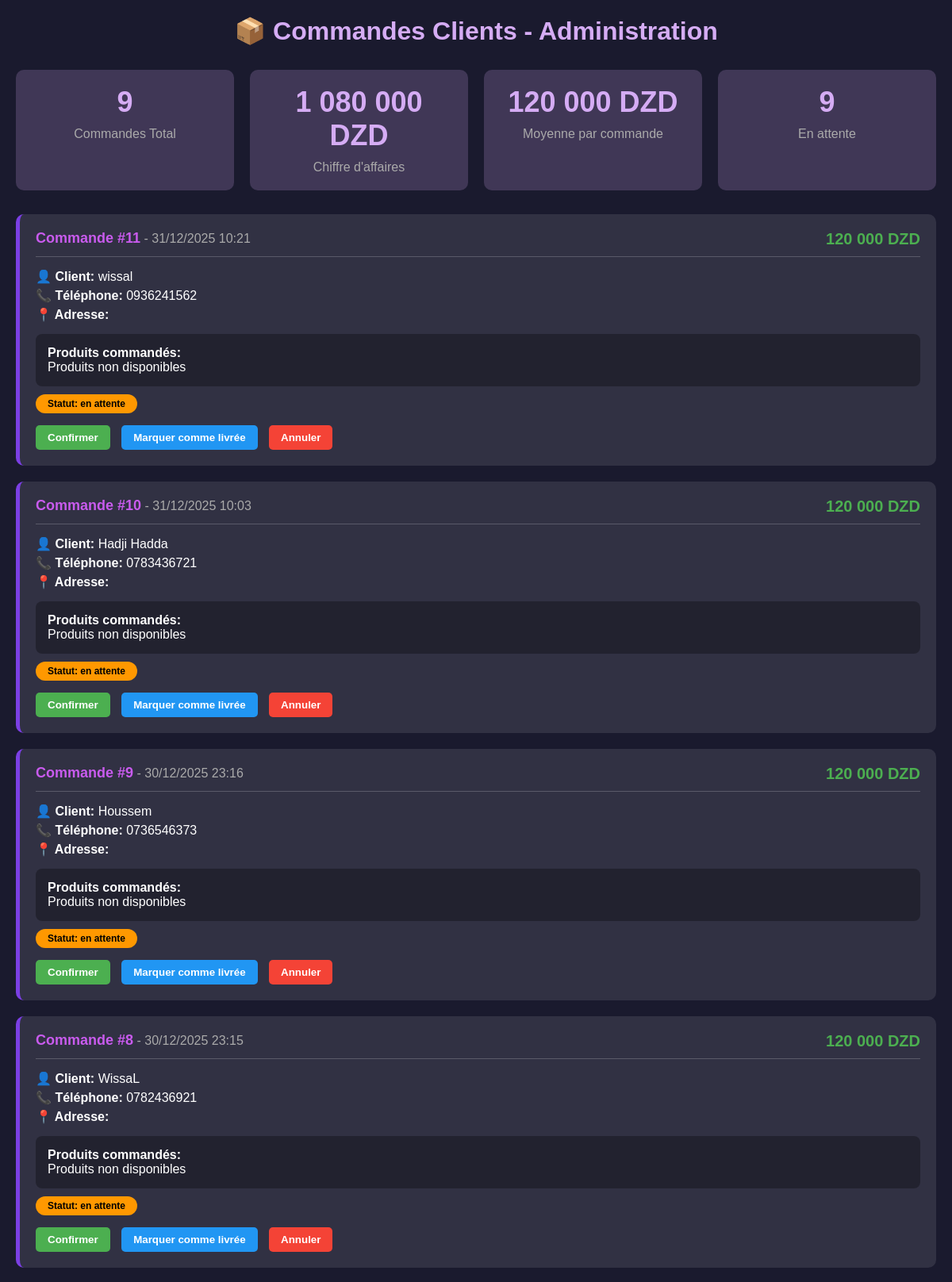
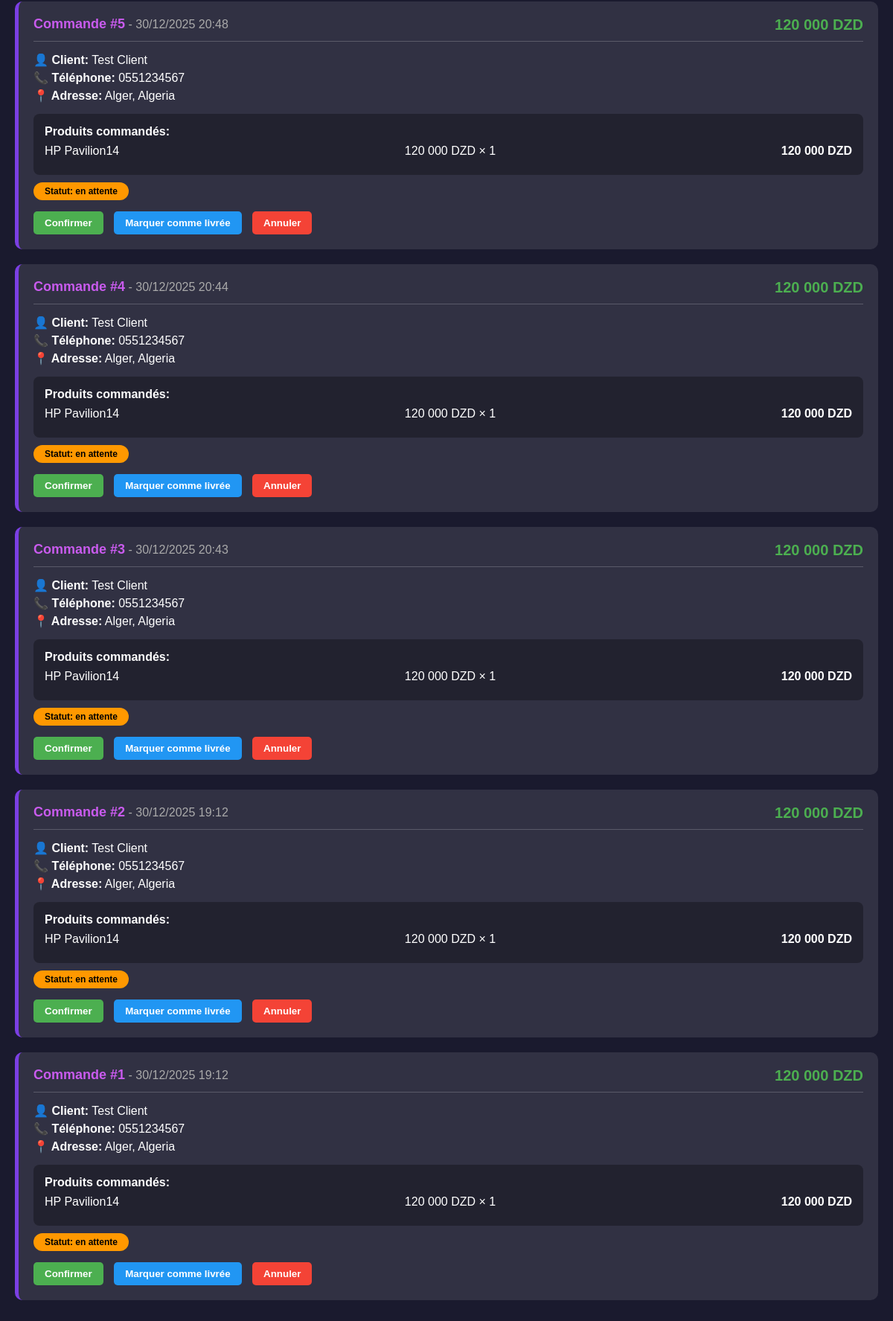
The page /backend/admin_orders.php on the database its author committed (2 pictures, top to bottom).
### tables this page shows
CREATE TABLE `commandes` (
  `id` int(11) NOT NULL,
  `nom_client` varchar(100) NOT NULL,
  `email` varchar(100) DEFAULT NULL,
  `telephone` varchar(20) NOT NULL,
  `adresse` text NOT NULL,
  `produits` text NOT NULL,
  `total` decimal(10,2) NOT NULL,
  `statut` varchar(20) DEFAULT 'en attente',
  `date_commande` timestamp NOT NULL DEFAULT current_timestamp()
);

### backend/admin_orders.php (the view, shortened to what this page needs)
<?php
require_once 'config.php';
?>
<!DOCTYPE html>
<html lang="fr">
<head>
</head>
<body>
    <div class="container">
        <h1>📦 Commandes Clients - Administration</h1>
        <?php
        $stats_sql = "SELECT
            COUNT(*) as total_orders,
            SUM(total) as total_revenue,
            AVG(total) as avg_order,
            COUNT(CASE WHEN statut = 'en attente' THEN 1 END) as pending_orders
            FROM commandes";
        $stats_result = $conn->query($stats_sql);
        $stats = $stats_result->fetch_assoc();
        ?>
        <div class="stats">
            <div class="stat-card">
                <div class="stat-value"><?php echo $stats['total_orders']; ?></div>
                <div class="stat-label">Commandes Total</div>
            </div>
            <div class="stat-card">
                <div class="stat-value"><?php echo number_format($stats['total_revenue'], 0, ',', ' '); ?> DZD</div>
                <div class="stat-label">Chiffre d'affaires</div>
            </div>
            <div class="stat-card">
                <div class="stat-value"><?php echo number_format($stats['avg_order'], 0, ',', ' '); ?> DZD</div>
                <div class="stat-label">Moyenne par commande</div>
            </div>
            <div class="stat-card">
                <div class="stat-value"><?php echo $stats['pending_orders']; ?></div>
                <div class="stat-label">En attente</div>
            </div>
        </div>
        <?php
        $sql = "SELECT * FROM commandes ORDER BY date_commande DESC";
        $result = $conn->query($sql);
        if ($result->num_rows > 0) {
            while($order = $result->fetch_assoc()) {
                $products = json_decode($order['produits'], true);
        ?>
        <div class="order-card">
            <div class="order-header">
                <div>
                    <span class="order-id">Commande #<?php echo $order['id']; ?></span>
                    <span class="order-date"> - <?php echo date('d/m/Y H:i', strtotime($order['date_commande'])); ?></span>
                </div>
                <div class="order-total"><?php echo number_format($order['total'], 0, ',', ' '); ?> DZD</div>
            </div>
            <div class="customer-info">
                <p><strong>👤 Client:</strong> <?php echo htmlspecialchars($order['nom_client']); ?></p>
                <p><strong>📞 Téléphone:</strong> <?php echo htmlspecialchars($order['telephone']); ?></p>
                <p><strong>📍 Adresse:</strong> <?php echo htmlspecialchars($order['adresse']); ?></p>
            </div>
            <div class="products-list">
                <h4>Produits commandés:</h4>
                <?php if (is_array($products)): ?>
                    <?php foreach($products as $product): ?>
                    <div class="product-item">
                        <span><?php echo htmlspecialchars($product['nom']); ?></span>
                        <span><?php echo number_format($product['prix'], 0, ',', ' '); ?> DZD × <?php echo $product['quantite']; ?></span>
                        <span><strong><?php echo number_format($product['prix'] * $product['quantite'], 0, ',', ' '); ?> DZD</strong></span>
                    </div>
                    <?php endforeach; ?>
                <?php else: ?>
                    <p>Produits non disponibles</p>
                <?php endif; ?>
            </div>
            <div class="status <?php echo str_replace(' ', '-', $order['statut']); ?>">
                Statut: <?php echo $order['statut']; ?>
            </div>
            <div class="actions">
                <form method="POST" action="update_order_status.php" style="display: inline;">
                    <button type="submit" name="status" value="confirmee" class="btn btn-confirmer">Confirmer</button>
                    <button type="submit" name="status" value="livree" class="btn btn-livrer">Marquer comme livrée</button>
                    <button type="submit" name="status" value="annulee" class="btn btn-annuler">Annuler</button>
                </form>
            </div>
        </div>
        <?php
            }
        } else {
            echo '<div style="text-align: center; padding: 40px; background: rgba(255,0,0,0.1); border-radius: 10px;">
                    <h3 style="color: #ff6b6b;">Aucune commande trouvée</h3>
                    <p>Les commandes apparaîtront ici quand les clients passeront commande.</p>
                  </div>';
        }
        ?>
    </div>
</body>
</html>

### backend/admin_orders.php (style rules this page uses)
* { margin: 0; padding: 0; box-sizing: border-box; }
body { font-family: Arial; background: #1a1a2e; color: white; padding: 20px; }
.container { max-width: 1200px; margin: 0 auto; }
h1 { color: #d5acf4; margin-bottom: 30px; text-align: center; }
.order-card { background: rgba(255,255,255,0.1); border-radius: 10px; padding: 20px; margin-bottom: 20px; border-left: 5px solid #7b3fe4; }
.order-header { display: flex; justify-content: space-between; margin-bottom: 15px; padding-bottom: 10px; border-bottom: 1px solid rgba(255,255,255,0.2); }
.order-id { color: #c95bee; font-weight: bold; font-size: 18px; }
.order-date { color: #aaa; }
.order-total { color: #4CAF50; font-weight: bold; font-size: 20px; }
.customer-info { margin-bottom: 15px; }
.customer-info p { margin: 5px 0; }
.products-list { background: rgba(0,0,0,0.3); padding: 15px; border-radius: 8px; margin-top: 10px; }
.product-item { display: flex; justify-content: space-between; padding: 8px 0; border-bottom: 1px solid rgba(255,255,255,0.1); }
.product-item:last-child { border-bottom: none; }
.status { display: inline-block; padding: 5px 15px; border-radius: 20px; font-size: 12px; font-weight: bold; margin-top: 10px; }
.en-attente { background: #ff9800; color: black; }
.actions { margin-top: 15px; }
.btn { padding: 8px 15px; border: none; border-radius: 5px; cursor: pointer; margin-right: 10px; font-weight: bold; }
.btn-confirmer { background: #4CAF50; color: white; }
.btn-livrer { background: #2196F3; color: white; }
.btn-annuler { background: #f44336; color: white; }
.stats { display: grid; grid-template-columns: repeat(auto-fit, minmax(250px, 1fr)); gap: 20px; margin-bottom: 30px; }
.stat-card { background: rgba(213, 172, 244, 0.2); padding: 20px; border-radius: 10px; text-align: center; }
.stat-value { font-size: 36px; font-weight: bold; color: #d5acf4; }
.stat-label { color: #aaa; margin-top: 10px; }

### rows shown on the page
commandes: id "11", date_commande "31/12/2025 10:21", total "120 000", nom_client "wissal", telephone "0936241562", shows "Produits non disponibles", statut "en attente"
commandes: id "10", date_commande "31/12/2025 10:03", total "120 000", nom_client "Hadji Hadda", telephone "0783436721", shows "Produits non disponibles", statut "en attente"
commandes: id "9", date_commande "30/12/2025 23:16", total "120 000", nom_client "Houssem", telephone "0736546373", shows "Produits non disponibles", statut "en attente"
commandes: id "8", date_commande "30/12/2025 23:15", total "120 000", nom_client "WissaL", telephone "0782436921", shows "Produits non disponibles", statut "en attente"
commandes: id "5", date_commande "30/12/2025 20:48", total "120 000", nom_client "Test Client", telephone "0551234567", adresse "Alger, Algeria", nom "HP Pavilion14", prix "120 000", quantite "1", quantite "120 000", statut "en attente"
commandes: id "4", date_commande "30/12/2025 20:44", total "120 000", nom_client "Test Client", telephone "0551234567", adresse "Alger, Algeria", nom "HP Pavilion14", prix "120 000", quantite "1", quantite "120 000", statut "en attente"
commandes: id "3", date_commande "30/12/2025 20:43", total "120 000", nom_client "Test Client", telephone "0551234567", adresse "Alger, Algeria", nom "HP Pavilion14", prix "120 000", quantite "1", quantite "120 000", statut "en attente"
commandes: id "2", date_commande "30/12/2025 19:12", total "120 000", nom_client "Test Client", telephone "0551234567", adresse "Alger, Algeria", nom "HP Pavilion14", prix "120 000", quantite "1", quantite "120 000", statut "en attente"
commandes: id "1", date_commande "30/12/2025 19:12", total "120 000", nom_client "Test Client", telephone "0551234567", adresse "Alger, Algeria", nom "HP Pavilion14", prix "120 000", quantite "1", quantite "120 000", statut "en attente"

### other values the page prints
$stats['total_orders'] "9"
$stats['total_revenue'] "1 080 000"
$stats['avg_order'] "120 000"
$stats['pending_orders'] "9"
